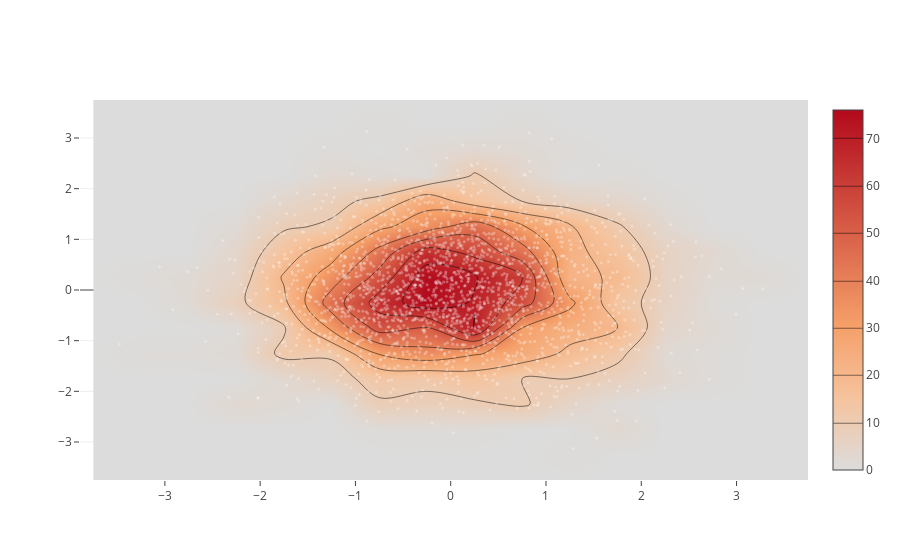

The code cell stored with this chart in its notebook:
### Code cell
x = np.random.randn(2000)
y = np.random.randn(2000)
iplot([go.Histogram2dcontour(x=x,y=y, contours=dict(coloring='heatmap')),
      go.Scatter(x=x,y=y, mode='markers', marker=dict(color='white',size=3,opacity=0.3))],
   show_link=False)

### Figure 1 — Plotly figure (JSON) as saved in the notebook; plotly's stock layout.template omitted (floating-point values rounded to 4 significant figures; data arrays with more than 128 entries replaced by an {"elided": "..."} marker saying what was removed)
{"data": [{"contours": {"coloring": "heatmap"}, "type": "histogram2dcontour", "uid": "dfb19ad7-7a44-422d-adff-899830eb16f9", "x": {"elided": "2000 float values"}, "y": {"elided": "2000 float values"}}, {"marker": {"color": "white", "opacity": 0.3, "size": 3}, "mode": "markers", "type": "scatter", "uid": "f3248697-2e77-4044-b1ef-a9ef16dcea26", "x": {"elided": "2000 float values"}, "y": {"elided": "2000 float values"}}], "layout": {}}
